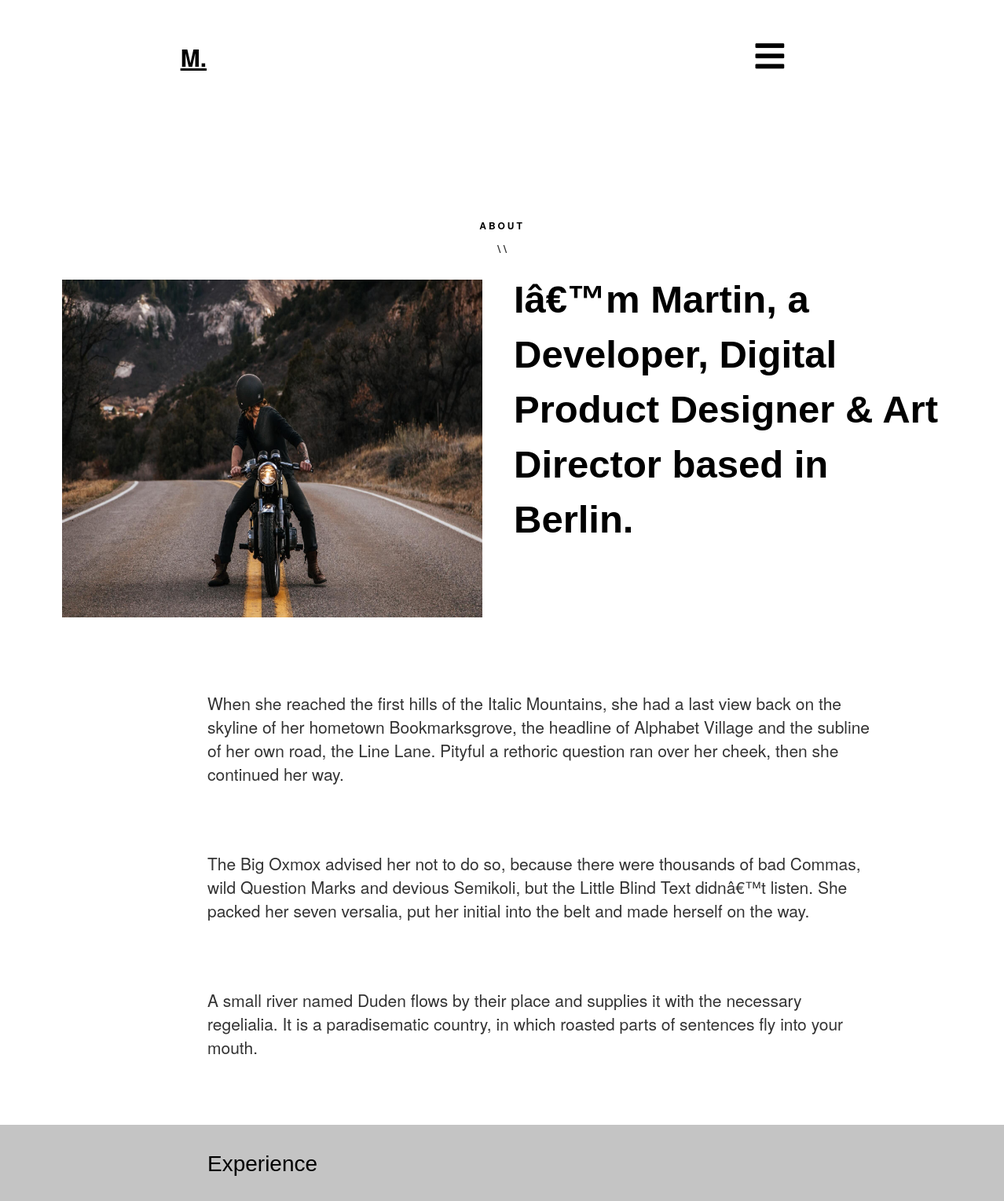
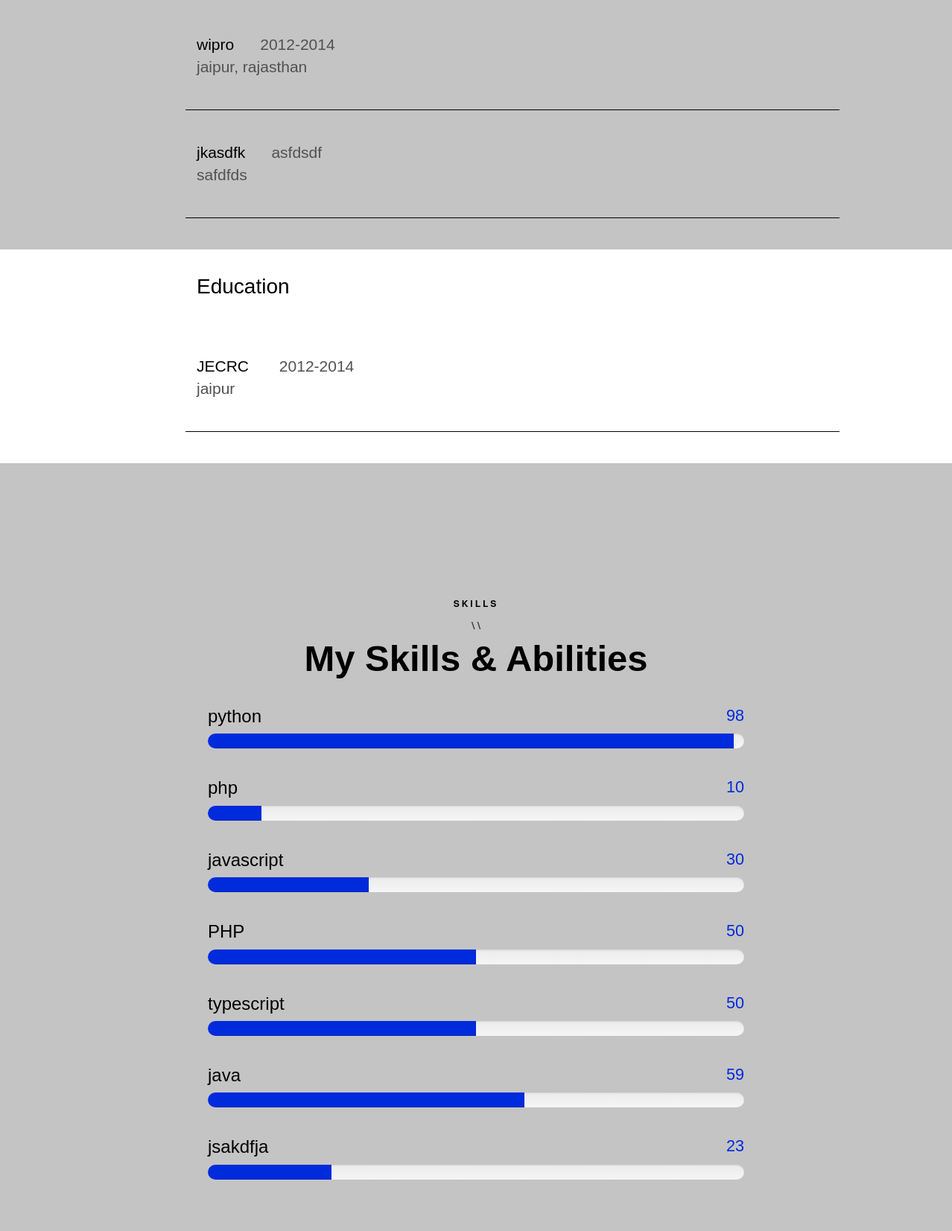
Page /about.php (upper part) on the committed database (2 pictures, top to bottom).
### tables this page shows
CREATE TABLE `about` (
  `id` int(11) NOT NULL,
  `abouttitle` varchar(100) NOT NULL,
  `aboutimage` varchar(100) NOT NULL
);

CREATE TABLE `aboutdescription` (
  `id` int(11) NOT NULL,
  `para` varchar(500) NOT NULL
);

CREATE TABLE `experience` (
  `id` int(11) NOT NULL,
  `exptitle` varchar(50) NOT NULL,
  `year` varchar(50) NOT NULL,
  `location` varchar(50) NOT NULL
);

CREATE TABLE `education` (
  `id` int(11) NOT NULL,
  `educationtitle` varchar(50) NOT NULL,
  `year` varchar(50) NOT NULL,
  `location` varchar(50) NOT NULL
);

CREATE TABLE `skills` (
  `id` int(11) NOT NULL,
  `skilltitle` varchar(50) NOT NULL,
  `number` int(3) NOT NULL
);

### about.php (the view, shortened to what this page needs)
<?php include("connection.php");
    $sql1="select * from skills";
    $skills=mysqli_query($con,$sql1);
    $sql2="select * from education";
    $education=mysqli_query($con,$sql2);
    $sql3="select * from experience";
    $experience=mysqli_query($con,$sql3);
    $sql="select * from about";
    $about=mysqli_query($con,$sql);
    $sql="select * from aboutdescription";
    $aboutdescription=mysqli_query($con,$sql);
 ?>
<html lang="en">
<head>
    <link rel="stylesheet" href="style/style.css">
    <link rel="stylesheet" href="style/animate.css">
    <link rel="stylesheet" href="https://maxcdn.bootstrapcdn.com/bootstrap/3.3.7/css/bootstrap.min.css"
>
    <link rel="stylesheet" href="https://maxcdn.bootstrapcdn.com/bootstrap/3.3.7/css/bootstrap-theme.min.css"
>
    <link rel="stylesheet" href="owlcarousel/assets/owl.carousel.min.css">
    <link rel="stylesheet" href="owlcarousel/assets/owl.theme.default.min.css">
    <link href="https://unpkg.com/aos@2.3.1/dist/aos.css" rel="stylesheet">
    <link rel="stylesheet" href="https://use.fontawesome.com/releases/v5.7.1/css/all.css"
>
</head>
<body style="background-color:white">
    <div class="container-fluid" style=" background-color:white">
        <div class="row">
            <div class="col-md-7 col-sm-7">
                <div class="weblogo">
                    <h2>
                        <a href="#" style="color:black;"> <strong><u> M.</u></strong></a>
                    </h2>
                </div>
            </div>
            <div class="col-md-5 col-sm-5">
                <div class="navlogo" onclick="openNav()" style="color:black">
                    <i class="fas fa-bars fa-3x"></i>
                </div>
            </div>
        </div>
    </div>
    <section id="about">
        <div class="container animate-box slideInUp animated" data-aos="fade-up" data-aos-duration="1500">
            <div class="col-md-12 text-center ntitle" style="padding-top:5em;margin-top:10em;">about</div>
            <div class="col-md-12 text-center"><strong>\ \<br><br></strong></div>
        </div>
        <div class="container animate-box slideInUp animated" data-aos="fade-up" data-aos-duration="1500">
            <div class="row">
                <?php
                    while($row=mysqli_fetch_array($about))
                    {
                ?>
                    <div class="col-md-6">
                        <img src="images/<?php echo $row["aboutimage"]?>" height="450px" width="100%" alt="" style="padding:10px;">
                    </div>
                    <div class="col-md-6 htitle">
                        <?php
                            echo $row['abouttitle'];
                        ?>
                    </div>
                <?php
                    }
                ?>
            </div>
        </div>
        <div class="container animate-box slideInUp animated" data-aos="fade-up" data-aos-duration="1500">
            <?php
                while($row=mysqli_fetch_array($aboutdescription))
                {
            ?>
                <div class="row information2">
                    <div class="col-md-2">
                    </div>
                    <div class="col-md-9 text-left" data-aos="fade-up" data-aos-duration="1500">
                        <?php
                            echo $row['para'];
                        ?>
                    </div>
                </div>
            <?php
                }
            ?>
        </div>
    </section>
    <section id="experience" style="background-color:rgba(196, 196, 196, 1);padding-bottom:3em;">
        <div class="container">
            <div class="row animate-box slideInUp animated" data-aos="fade-up" data-aos-duration="1500">
                <div class="col-md-2">
                </div>
                <div class="col-md-9 exptitle1">
                    Experience
                </div>
            </div>
            <?php
    		    while($row1=mysqli_fetch_array($experience))
	  		    {
            ?>
            <div class="row animate-box slideInUp animated" data-aos="fade-up" data-aos-duration="1500">
                <div class="col-md-2">
                </div>
                <div class="col-md-9 exptitle">
                    <?php echo $row1['exptitle'];?><span>&nbsp;&nbsp;&nbsp;&nbsp;&nbsp;&nbsp;<?php echo $row1['year'];?></span><br>
                    <span><?php echo $row1['location'];?></span>
                </div>
            </div>
            <?php
                }
            ?>
        </div>
    </section>
    <section id="education" style="padding-bottom:3em;">
        <div class="container">
            <div class="row animate-box slideInUp animated" data-aos="fade-up" data-aos-duration="1500">
                <div class="col-md-2">
                </div>
                <div class="col-md-9 exptitle1">
                    Education
                </div>
            </div>
            <?php
    		    while($row2=mysqli_fetch_array($education))
	  		    {
            ?>
            <div class="row animate-box slideInUp animated" data-aos="fade-up" data-aos-duration="1500">
                <div class="col-md-2">
                </div>
                <div class="col-md-9 exptitle">
                    <?php echo $row2['educationtitle']?>
                    <span>&nbsp;&nbsp;&nbsp;&nbsp;&nbsp;&nbsp;<?php echo $row2['year']?></span><br>
                    <span><?php echo $row2['location']?></span>
                </div>
            </div>
            <?php
                }
            ?>
        </div>
    </section>
    <section id="skils" style="background-color:rgba(196, 196, 196, 1);padding-bottom:3em;">
        <div class="container animate-box slideInUp animated" data-aos="fade-up" data-aos-duration="1500">
            <div class="col-md-12 text-center ntitle" style="padding-top:5em;margin-top:10em;">skills</div>
            <div class="col-md-12 text-center"><strong>\ \</strong></div>
            <div class="col-md-12 text-center htitle"><strong>My Skills & Abilities</strong> </div>
        </div>
        <div class="container">
            <div class="row">
                <div class="col-md-8 col-md-offset-2">
                    <div class="row">
                        <div class="col-md-12 skills">
                        <?php
    		                while($row3=mysqli_fetch_array($skills))
	  		                {
                        ?>
                            <div class="col-md-12">
                                <div class="progress-wrap">
                                    <h3><?php echo $row3['skilltitle'] ?><span><?php echo $row3['number'] ?></span></h3>
                                    <div class="progress" style=" border-radius: 30px;">
                                        <div class="progress-bar " role="progressbar" style="width: <?php echo $row3['number'] ?>%;"
                                            aria-valuenow="<?php echo $row3['number'] ?>" aria-valuemin="0" aria-valuemax="100"></div>
                                    </div>
                                </div>
                            </div>
                        <?php
                            }
                        ?>
                        </div>
                    </div>
                </div>
            </div>
        </div>
    </section>
</body>
</html>

### style/style.css (style rules this page uses)
body { font-family: 'poppings', Arial, sans-serif; line-height: 1.8; font-size: 20px; font-weight: 300; color: #1a1a1a; }
.ntitle { font-size: 12px; color: black; text-transform: uppercase; letter-spacing: 3px; padding: 10px; font-weight: 600; }
.htitle { font-size: 3.5em; color: black; font-family: Arial, Helvetica, sans-serif; font-weight: 800; }
.weblogo { position: relative; padding-left: 30%; padding-top: 5%; }
.navlogo { position: relative; padding-left: 40%; padding-top: 10%; color: white; }
a { color: black; }
.information2 { margin: 4em 0em; font-size: 1.5em; }
.exptitle1 { font-size: 2em; font-weight: 400; font-family: Arial, Helvetica, sans-serif; color: black; padding: 30px; }
.exptitle { font-size: 1.5em; font-weight: 400; font-family: Arial, Helvetica, sans-serif; border-bottom: 1px solid black; color: black; padding: 2em 0; }
.exptitle span { color: rgb(83, 81, 81); }
.skills { padding: 10px; color: black; font-family: Arial, Helvetica, sans-serif; }
.progress { height: 20px; box-shadow: none; background: #e0e0e0; overflow: visible; border-radius: 30px; }
.progress-bar { background: #002bdc !important; }
.progress-wrap span { float: right; color: #002bdc; font-size: 0.9em; }

### rows in the picture
about: aboutimage (picture), abouttitle "Iâ€™m Martin, a Developer, Digital Product Designer & Art Director based in Berlin."
aboutdescription: para "When she reached the first hills of the Italic Mountains, she had a last view back on the skyline of her hometown Bookmarksgrove, the headline of Alphabet Village and the subline of her own road, the Line Lane. Pityful a rethoric question ran over her cheek, then she continued her way."
aboutdescription: para "The Big Oxmox advised her not to do so, because there were thousands of bad Commas, wild Question Marks and devious Semikoli, but the Little Blind Text didnâ€™t listen. She packed her seven versalia, put her initial into the belt and made herself on the way."
aboutdescription: para "A small river named Duden flows by their place and supplies it with the necessary regelialia. It is a paradisematic country, in which roasted parts of sentences fly into your mouth."
experience: exptitle "wipro", year "2012-2014", location "jaipur, rajasthan"
experience: exptitle "jkasdfk", year "asfdsdf", location "safdfds"
education: educationtitle "JECRC", year "2012-2014", location "jaipur"
skills: skilltitle "python", number "98"
skills: skilltitle "php", number "10"
skills: skilltitle "javascript", number "30"
skills: skilltitle "PHP", number "50"
skills: skilltitle "typescript", number "50"
skills: skilltitle "java", number "59"
skills: skilltitle "jsakdfja", number "23"
